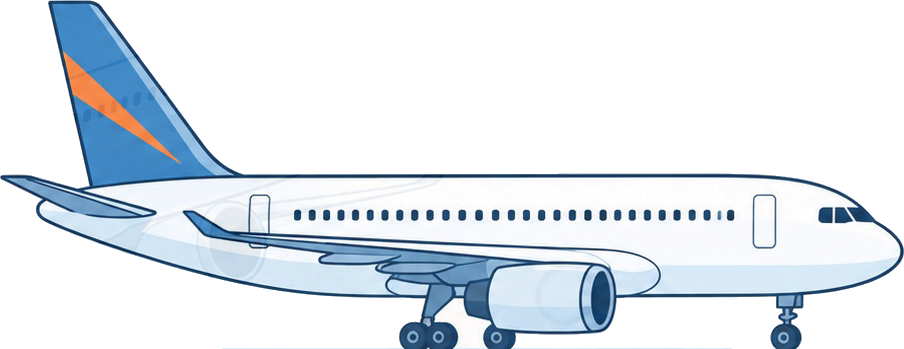
#> input picture atfm-mg/assets/plane_side.png, 904 x 349 px, found by its file name
$ python clean_asset.py assets/plane_side.png
#> lines starting #> are read from the running program, lines starting #| are printed output that depends on the picture; after the words box and inside, x2 and y2 are one past the last pixel; in counts of white or black regions, pixels touching at a corner belong together
#!/usr/bin/env python3
"""Remove faint circular "ghost" marks baked into an extracted asset.

The reference frames carried two faint circles (wing root, engine exhaust)
on the parked plane. Each is replaced by a robust local estimate of the
surface (median of nearby non-outline pixels), blended in with a feathered
circular mask so no seams appear; dark outline pixels are never touched.

Usage: python3 tools/clean_asset.py assets/plane_side.png
"""
import sys

import numpy as np
from numpy.lib.stride_tricks import sliding_window_view as swv
from PIL import Image

# (cx, cy, r_inner, r_outer, window_h, window_w) in asset pixels
GHOSTS = {
    "plane_side": [
        (232.5, 243.0, 37, 48, 3, 181),   # wing-root disc: horizontal median keeps the vertical gradient
        (557.0, 291.0, 27, 36, 17, 17),   # engine exhaust arc
    ],
}


def clean(arr, cx, cy, r0, r1, wy, wx, hi=34.0, lum_min=165.0):
    h, w = arr.shape[:2]
    x0, x1 = int(max(cx - r1 - 2, 0)), int(min(cx + r1 + 3, w))
    y0, y1 = int(max(cy - r1 - 2, 0)), int(min(cy + r1 + 3, h))
    py, px = wy // 2, wx // 2
    pad = np.pad(arr, ((py, py), (px, px), (0, 0)), mode="edge")
    reg = pad[y0:y1 + 2 * py, x0:x1 + 2 * px]
    faint = (reg[..., :3].mean(axis=2) > lum_min) & (reg[..., 3] > 250)
    yy, xx = np.mgrid[y0:y1, x0:x1]
    d = np.hypot(xx - cx, yy - cy)
    wgt = np.clip((r1 - d) / (r1 - r0), 0, 1)
    f = faint[py:py + (y1 - y0), px:px + (x1 - x0)]
    out = arr.copy()
    # correct luminance only (the ghosts are neutral greys), so hue never shifts
    lum = reg[..., :3].mean(axis=2)
    with np.errstate(all="ignore"):
        med = np.nanmedian(swv(np.where(faint, lum, np.nan), (wy, wx)), axis=(2, 3))
    cur = arr[y0:y1, x0:x1, :3].mean(axis=2)
    ok = f & (np.abs(med - cur) < hi) & ~np.isnan(med)
    delta = np.where(ok, med - cur, 0.0) * wgt
    out[y0:y1, x0:x1, :3] = np.clip(arr[y0:y1, x0:x1, :3] + delta[..., None], 0, 255)
    return out


def main(path):
#> called with path = 'assets/plane_side.png'
    name = path.rsplit("/", 1)[-1].rsplit(".", 1)[0]
    arr = np.asarray(Image.open(path).convert("RGBA")).astype(np.float32)
    for g in GHOSTS.get(name, []):
        arr = clean(arr, *g)
#> this loop made 2 passes
#> pass 1, in clean, `pad = np.pad(arr, ((py, py), (px, px), (0, 0)), mode="edge")`:
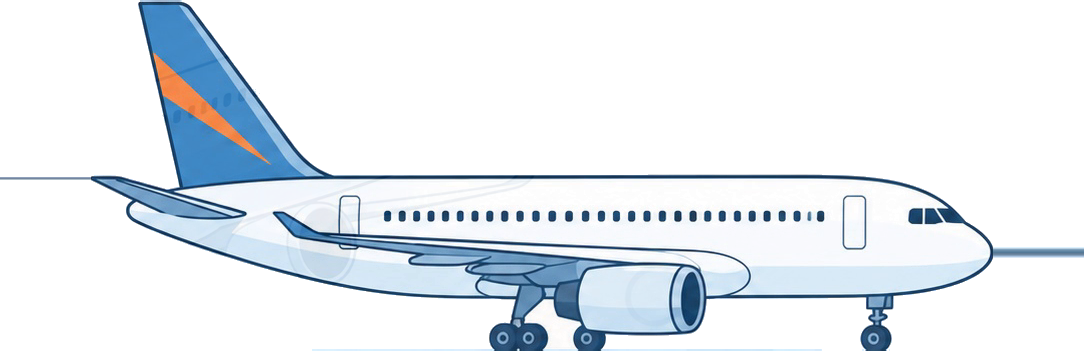
#> pad: shape (351, 1084, 4) float32; mean R, G, B, A 56.5, 62.8, 68.6, 81.3; transparent parts drawn white
#> pass 1, in clean, `reg = pad[y0:y1 + 2 * py, x0:x1 + 2 * px]`:
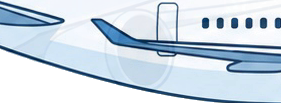
#> reg: shape (103, 281, 4) float32; mean R, G, B, A 158.7, 172.6, 185, 211.5; transparent parts drawn white
#> pass 1, in clean, `faint = (reg[..., :3].mean(axis=2) > lum_min) & (reg[..., 3] > 250)`:
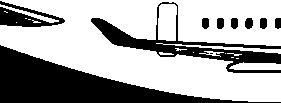
#> faint: shape (103, 281) bool; 66.1% white; 10 black regions (1 under 20 px), largest, box (x1, y1, x2, y2) and area: (0, 45, 281, 103) 5829, (91, 2, 281, 73) 2769, (0, 1, 65, 27) 802
#> pass 1, in clean, `f = faint[py:py + (y1 - y0), px:px + (x1 - x0)]`:
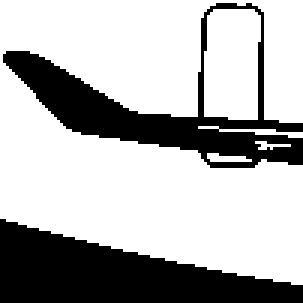
#> f: shape (101, 101) bool (shown 3 times larger); 70.5% white; 2 black regions, box (x1, y1, x2, y2) and area: (0, 73, 101, 101) 1609, (1, 1, 101, 56) 1403
    Image.fromarray(np.clip(arr + 0.5, 0, 255).astype(np.uint8), "RGBA").save(path, optimize=True)
    print("cleaned", path)


if __name__ == "__main__":
    main(sys.argv[1])

$ run again, with atfm-mg/assets/rack.png copied over atfm-mg/assets/plane_side.png
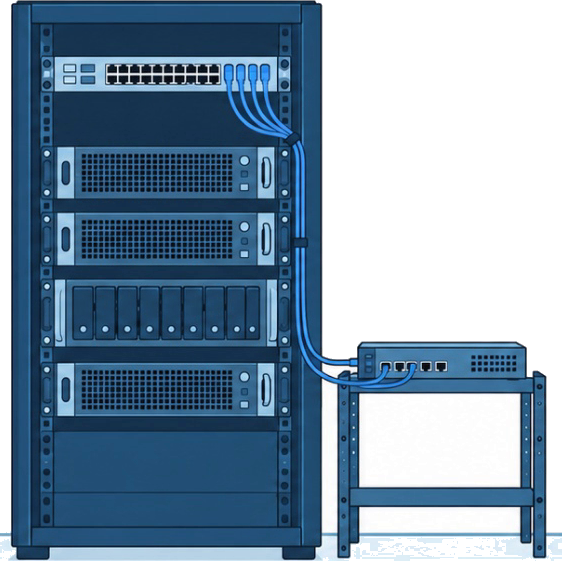
#> input picture atfm-mg/assets/rack.png, 562 x 561 px, found by its file name
#> the loop in main, `for g in GHOSTS.get(name, []):` made 2 passes
#> pass 1, in clean, `faint = (reg[..., :3].mean(axis=2) > lum_min) & (reg[..., 3] > 250)`:
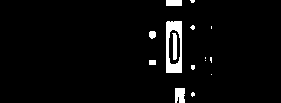
#> faint: shape (103, 281) bool; 3.5% white; 15 white regions (9 under 20 px), largest, box (x1, y1, x2, y2) and area: (166, 21, 182, 73) 501, (175, 88, 185, 103) 138, (172, 33, 177, 60) 106, (166, 0, 182, 6) 96, (149, 31, 156, 39) 47, (149, 60, 156, 65) 35
#> pass 1, in clean, `f = faint[py:py + (y1 - y0), px:px + (x1 - x0)]`:
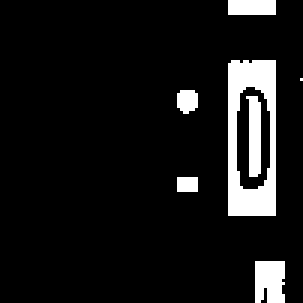
#> f: shape (101, 101) bool (shown 3 times larger); 8.8% white; 7 white regions (1 under 20 px), largest, box (x1, y1, x2, y2) and area: (76, 20, 92, 72) 501, (85, 87, 95, 101) 130, (82, 32, 87, 59) 106, (76, 0, 92, 5) 80, (59, 30, 66, 38) 47, (59, 59, 66, 64) 35
